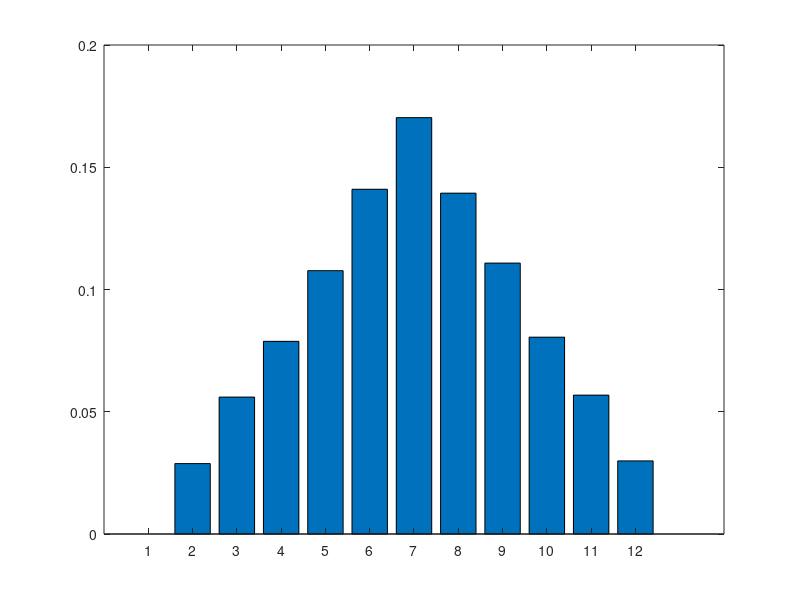

This figure's MATLAB source:
x1=floor(6*rand(10000,1)+1);
x2=floor(6*rand(10000,1)+1);
y=x1+x2;
P=[0 0 0 0 0 0 0 0 0 0 0 0 ];
for i=2:12
    P(i)=sum(y==i)/10000;
end
for i=2:12
    fprintf("P(%d) = %.4f\n",i,P(i));
end
bar(P);